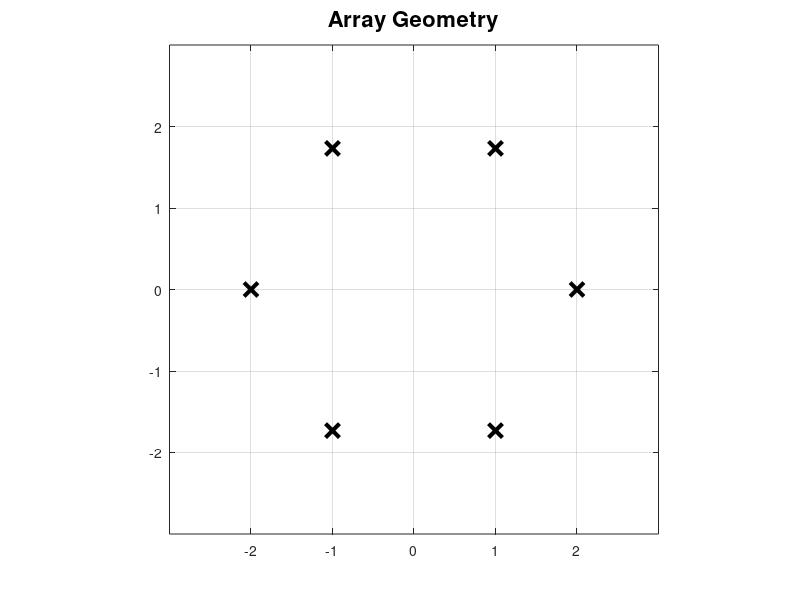

This figure's MATLAB source: (Note: this script raises an error after producing the figure.)
%% Code to construct Figure 1
% Code to construct figure for uniform circular array
% 2022
% Authors: Lee C. Potter

close all
clear all
clc


%% Create sensor positions for circular array
sidelength=2;                                                               %units of 1/2 wavelength
%sidelength=2*sqrt(3)/3;                                                    %for ball diameter = 2
N=6; %number of sensors
anglesDeg = 360/N*(0:(N-1))';
positions=sidelength*[ cosd(anglesDeg) sind(anglesDeg)];


%% Moment of inertia
positions = positions - mean(positions,1);
MomentInertia = positions'*positions/N;
display(MomentInertia)
disp('(scaled identity for isotropic array)')
%% Figure for array geometry
figure;
plot(positions(:,1),positions(:,2),'kx',...
    'MarkerSize',10,'Linewidth',3);
grid;axis square;axis([-1,1,-1,1]*3)
title('Array Geometry','fontsize',16)
ax = gca;
set(ax,'XTick',-2:1:2)
set(ax,'YTick',-2:1:2)
ax.FontSize = 16;
pause(0.25)


%% Construct pairwise differences 
%(omit the factor of pi)
Nrows = N-1;
P = zeros(Nrows,2);
for k=2:N
        P(k-1,:)=(positions(k,:)-positions(1,:));
end


%% Theoretical value rather than solve via rational approximation
V=diag([2, 2*sqrt(3)/3] )/(sidelength/2);
LatticeBasis=V;
display(LatticeBasis)
fprintf('Area of parallelogram: %g\n',abs(det(LatticeBasis)))

%% Plot lattice and ball
figure;
ninepoints=[-1, -1; -1, 0; -1, 1; ...
             0, -1;  0, 0;  0, 1; ...
             1, -1;  1, 0;  1, 1];
x=ninepoints*[V(1,1);V(1,2)];
y=ninepoints*[V(2,1);V(2,2)];
p1=plot(x,y,'ro','MarkerSize',10,'Linewidth',3);hold on
viscircles([x, y], ones(size(x)),'Color','b');
p2=plot(-1000,1000,'b-','Linewidth',3);                                     %legend entry for viscircles
p3=quiver([0,0],[0,0],V(1,:),V(2,:),'off',...
    'Color','k','LineWidth',2);
% parallelogram
tmp=zeros(2,3);
tmp(:,1)=V(:,1);
tmp(:,3)=V(:,2);
tmp = tmp -(V(:,1)+V(:,2))/2;
p4=plot(tmp(1,:),tmp(2,:),'Color','g','LineWidth',2);
% remainder of parallelogram (<1 part)
tmp(:,1)=V(:,1);
tmp(:,2)=V(:,1)+V(:,2);
tmp(:,3)=V(:,2);
tmp = tmp -(V(:,1)+V(:,2))/2;
p5=plot(tmp(1,:),tmp(2,:),'g--','LineWidth',2);
% finish labeling graph
legend([p1,p2,p3,p4],...
    {'Lattice','Boundary of $\mathcal{B}$','Basis','Parallelogram'},...
    'Location','southwest','Interpreter','latex')
axis square;axis([-1,1,-1,1]*2.5);                                          %max(max(V))*1.5)
%title('Lattice','fontsize',16)
ax = gca;
tmp=floor(max(max(V))*1.5);
set(ax,'XTick',-3:1:3)
set(ax,'YTick',-3:1:3)
ax.FontSize = 16;
ax = gca;
% Requires R2020a or later
exportgraphics(ax,'Figure1a.eps')
